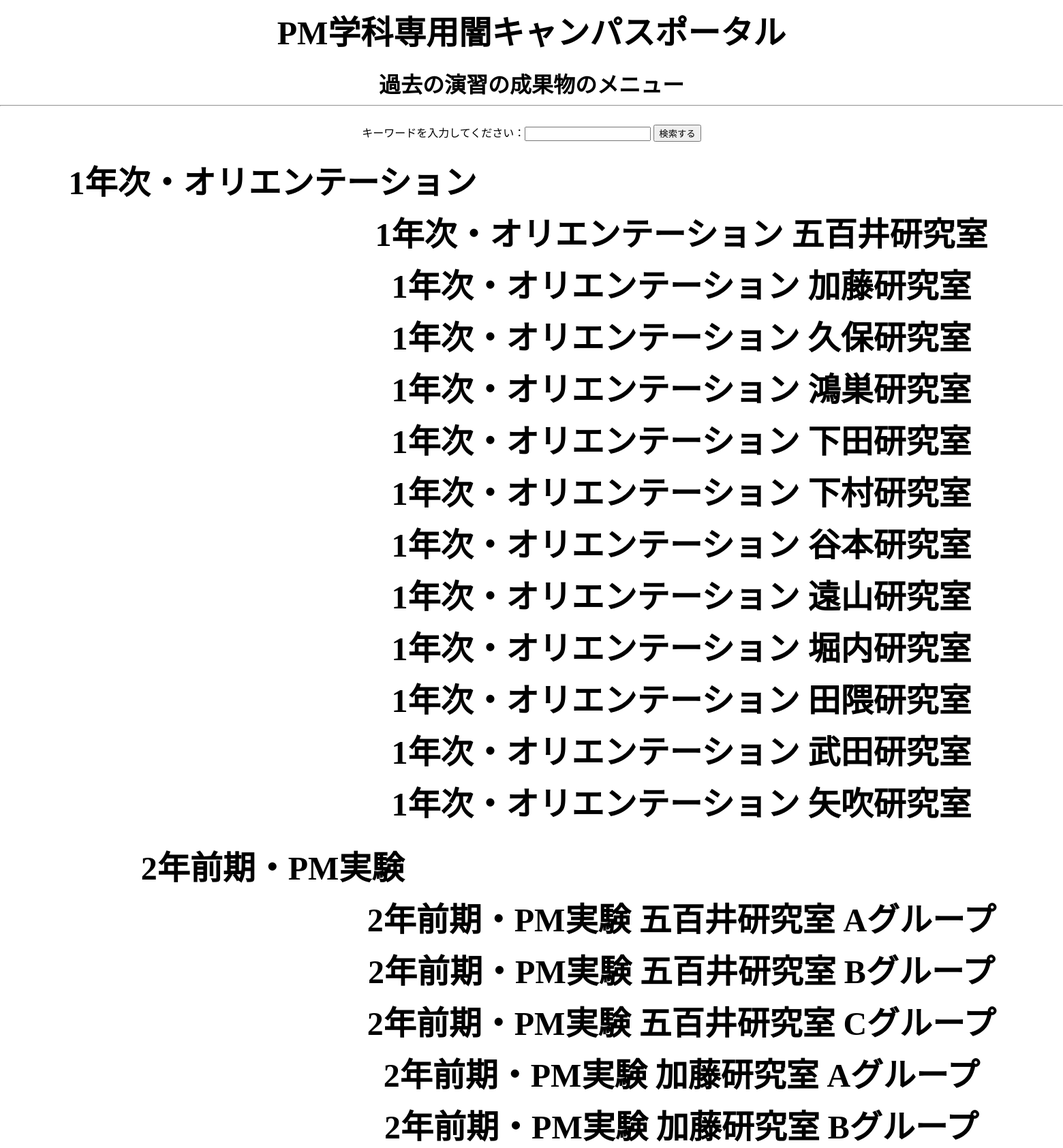
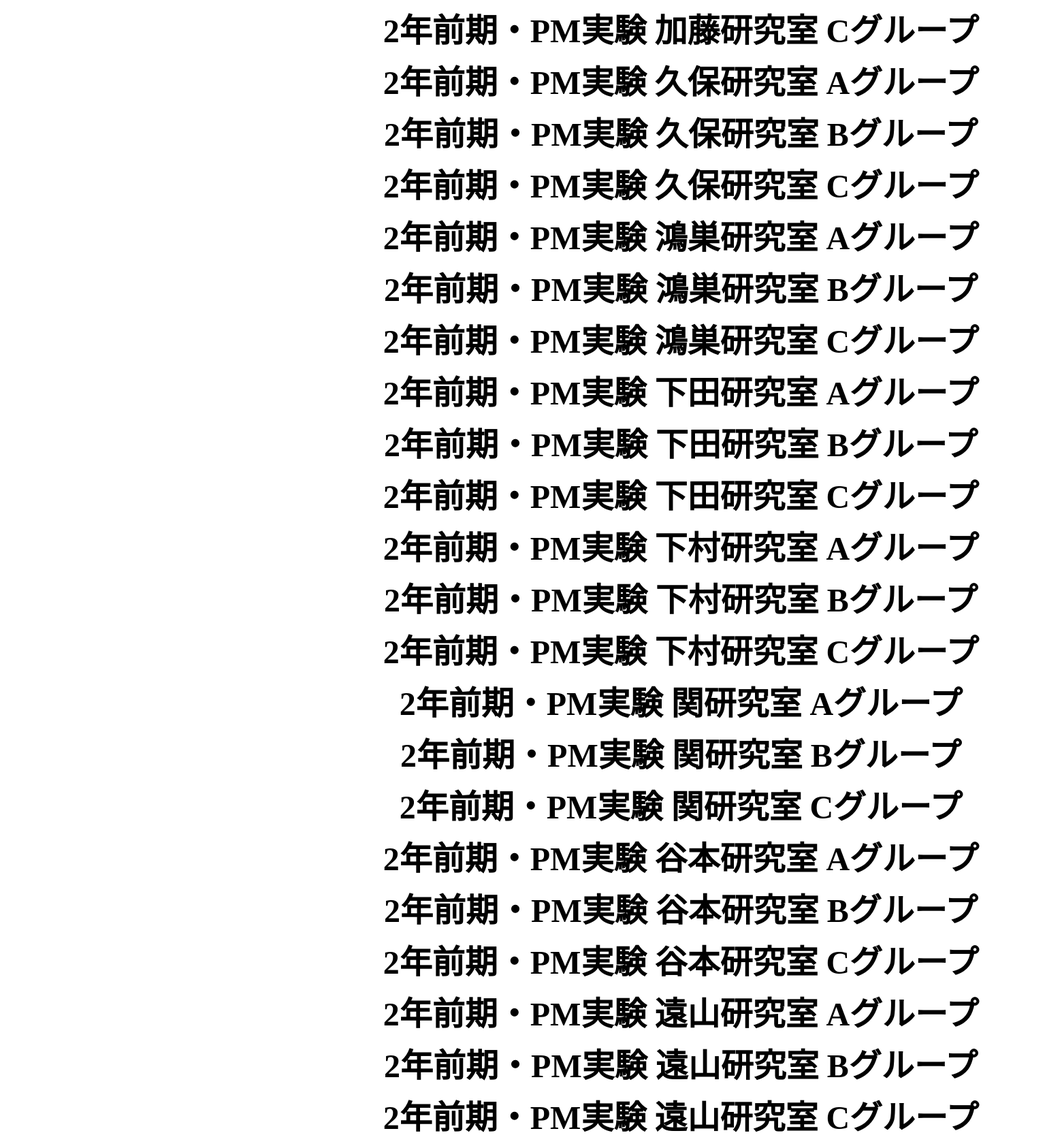
The app's page /ArtifactsMenu.php (upper part) with its own data (2 pictures, top to bottom).
### tables this page shows
CREATE TABLE `seika` (
  `id` int(10) NOT NULL,
  `name` varchar(30) NOT NULL,
  `url` text NOT NULL,
  `pdf` mediumblob NOT NULL,
  `MIME` varchar(10) NOT NULL
);

### ArtifactsMenu.php (the view, shortened to what this page needs)
<!DOCTYPE html>
<html>
<head>
<link rel="stylesheet"href="style1.css" type="text/css">
</head>
<body link="#000000" vlink="#000000" alink="000000">
<table width="1000" align="center" frame="void" rules="none" border="2"  bordercolor="#bdb76b" bgcolor="#ffffff" >
<tr>
<td align="center" valign="middle">
<font size="7"color="#000000"><b>PM学科専用闇キャンパスポータル</b></font>
</td>
</tr>
</table>
<br>
		<table width="1000px" align="center" rules="none" frame="void" border="none" bgcolor="transparent">
			<tr>
				<th>
					<font size="6"color="000000"><b>過去の演習の成果物のメニュー</b></font>
				</th>
			</tr>
		</table>
<hr>
<br>
<form align="center" action="kensaku.php" method="post">
キーワードを入力してください：<input type="text" name="yourname">
<input type="submit" value="検索する">
</form>
<br>
<table width="800" height="50">
			<tr>
				<td align="center"><font size="7" color="000000"><b>1年次・オリエンテーション<b></font></td>
			</tr>
		</table>
<?php
$dbServer = '127.0.0.1';
$dbName = 'kensaku';
$dsn = "mysql:host={$dbServer};dbname={$dbName};charset=utf8";
$dbUser = 'k';
$dbPass = '12345';
$db = new PDO($dsn, $dbUser, $dbPass);
$sql = "SELECT name, url FROM seika  LIMIT 12 OFFSET 4";
$prepare = $db->prepare($sql);
$prepare->execute();
$result = $prepare->fetchAll(PDO::FETCH_ASSOC);
foreach ($result as $person) {
print "<table align='center' width='2000px'>";
print "<tr align='center'><td><font size='7' color='000000'><b><a href = ".$person["url"].">".$person["name"]."</a></td></font></tr></table>";
}
?>
<br>
<table width="800" height="50">
			<tr>
				<td align="center"><font size="7" color="000000"><b>2年前期・PM実験<b></font></td>
			</tr>
		</table>
<?php
$sql = "SELECT name, url FROM seika  LIMIT 39 OFFSET 16";
$prepare = $db->prepare($sql);
$prepare->execute();
$result = $prepare->fetchAll(PDO::FETCH_ASSOC);
foreach ($result as $person) {
print "<table align='center' width='2000px'>";
print "<tr align='center'><td><font size='7' color='000000'><b><a href = ".$person["url"].">".$person["name"]."</a></td></font></tr></table>";
}
?>
<br>
<br>
<br>
<br>
<br>
<br>
<br>
</body>
</html>

### style1.css (style rules this page uses)
a { text-decoration: none; }

### ArtifactsMenu.php (style rules this page uses)
a { text-decoration: none; }

### records on screen
seika: name "1年次・オリエンテーション 五百井研究室"
seika: name "1年次・オリエンテーション 加藤研究室"
seika: name "1年次・オリエンテーション 久保研究室"
seika: name "1年次・オリエンテーション 鴻巣研究室"
seika: name "1年次・オリエンテーション 下田研究室"
seika: name "1年次・オリエンテーション 下村研究室"
seika: name "1年次・オリエンテーション 谷本研究室"
seika: name "1年次・オリエンテーション 遠山研究室"
seika: name "1年次・オリエンテーション 堀内研究室"
seika: name "1年次・オリエンテーション 田隈研究室"
seika: name "1年次・オリエンテーション 武田研究室"
seika: name "1年次・オリエンテーション 矢吹研究室"
seika: name "2年前期・PM実験 五百井研究室 Aグループ"
seika: name "2年前期・PM実験 五百井研究室 Bグループ"
seika: name "2年前期・PM実験 五百井研究室 Cグループ"
seika: name "2年前期・PM実験 加藤研究室 Aグループ"
seika: name "2年前期・PM実験 加藤研究室 Bグループ"
seika: name "2年前期・PM実験 加藤研究室 Cグループ"
seika: name "2年前期・PM実験 久保研究室 Aグループ"
seika: name "2年前期・PM実験 久保研究室 Bグループ"
seika: name "2年前期・PM実験 久保研究室 Cグループ"
seika: name "2年前期・PM実験 鴻巣研究室 Aグループ"
seika: name "2年前期・PM実験 鴻巣研究室 Bグループ"
seika: name "2年前期・PM実験 鴻巣研究室 Cグループ"
seika: name "2年前期・PM実験 下田研究室 Aグループ"
seika: name "2年前期・PM実験 下田研究室 Bグループ"
seika: name "2年前期・PM実験 下田研究室 Cグループ"
seika: name "2年前期・PM実験 下村研究室 Aグループ"
seika: name "2年前期・PM実験 下村研究室 Bグループ"
seika: name "2年前期・PM実験 下村研究室 Cグループ"
seika: name "2年前期・PM実験 関研究室 Aグループ"
seika: name "2年前期・PM実験 関研究室 Bグループ"
seika: name "2年前期・PM実験 関研究室 Cグループ"
seika: name "2年前期・PM実験 谷本研究室 Aグループ"
seika: name "2年前期・PM実験 谷本研究室 Bグループ"
seika: name "2年前期・PM実験 谷本研究室 Cグループ"
seika: name "2年前期・PM実験 遠山研究室 Aグループ"
seika: name "2年前期・PM実験 遠山研究室 Bグループ"
seika: name "2年前期・PM実験 遠山研究室 Cグループ"
